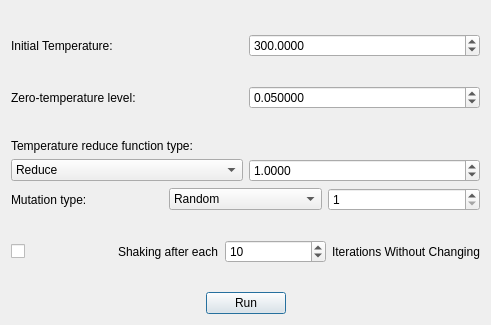
<?xml version="1.0" encoding="UTF-8"?>
<ui version="4.0">
 <class>SADialog</class>
 <widget class="QDialog" name="SADialog">
  <property name="geometry">
   <rect>
    <x>0</x>
    <y>0</y>
    <width>491</width>
    <height>325</height>
   </rect>
  </property>
  <property name="windowTitle">
   <string>Simulated Annealing Algorithm</string>
  </property>
  <layout class="QGridLayout" name="gridLayout">
   <item row="0" column="0">
    <layout class="QVBoxLayout" name="verticalLayout_12">
     <item>
      <layout class="QHBoxLayout" name="horizontalLayout">
       <item>
        <layout class="QVBoxLayout" name="verticalLayout_11">
         <item>
          <spacer name="verticalSpacer_2">
           <property name="orientation">
            <enum>Qt::Vertical</enum>
           </property>
           <property name="sizeHint" stdset="0">
            <size>
             <width>20</width>
             <height>40</height>
            </size>
           </property>
          </spacer>
         </item>
         <item>
          <layout class="QVBoxLayout" name="verticalLayout">
           <item>
            <layout class="QHBoxLayout" name="horizontalLayout_6">
             <item>
              <widget class="QLabel" name="init">
               <property name="text">
                <string>Initial Temperature:</string>
               </property>
              </widget>
             </item>
             <item>
              <widget class="QDoubleSpinBox" name="temperature">
               <property name="decimals">
                <number>4</number>
               </property>
               <property name="minimum">
                <double>1.000000000000000</double>
               </property>
               <property name="maximum">
                <double>1000000001.000000000000000</double>
               </property>
               <property name="singleStep">
                <double>0.000100000000000</double>
               </property>
               <property name="value">
                <double>300.000000000000000</double>
               </property>
              </widget>
             </item>
            </layout>
           </item>
           <item>
            <spacer name="verticalSpacer_4">
             <property name="orientation">
              <enum>Qt::Vertical</enum>
             </property>
             <property name="sizeHint" stdset="0">
              <size>
               <width>20</width>
               <height>40</height>
              </size>
             </property>
            </spacer>
           </item>
           <item>
            <layout class="QHBoxLayout" name="horizontalLayout_2">
             <item>
              <widget class="QLabel" name="label">
               <property name="text">
                <string>Zero-temperature level:</string>
               </property>
              </widget>
             </item>
             <item>
              <widget class="QDoubleSpinBox" name="Zero">
               <property name="decimals">
                <number>6</number>
               </property>
               <property name="minimum">
                <double>0.000001000000000</double>
               </property>
               <property name="maximum">
                <double>1000000000.000000000000000</double>
               </property>
               <property name="singleStep">
                <double>0.000001000000000</double>
               </property>
               <property name="value">
                <double>0.050000000000000</double>
               </property>
              </widget>
             </item>
            </layout>
           </item>
          </layout>
         </item>
         <item>
          <spacer name="verticalSpacer_5">
           <property name="orientation">
            <enum>Qt::Vertical</enum>
           </property>
           <property name="sizeHint" stdset="0">
            <size>
             <width>20</width>
             <height>40</height>
            </size>
           </property>
          </spacer>
         </item>
         <item>
          <layout class="QVBoxLayout" name="verticalLayout_2">
           <item>
            <widget class="QLabel" name="label_3">
             <property name="text">
              <string>Temperature reduce function type:</string>
             </property>
            </widget>
           </item>
           <item>
            <layout class="QHBoxLayout" name="horizontalLayout_8">
             <item>
              <widget class="QComboBox" name="tempRed">
               <item>
                <property name="text">
                 <string>Reduce</string>
                </property>
               </item>
               <item>
                <property name="text">
                 <string>Power Reduce</string>
                </property>
               </item>
               <item>
                <property name="text">
                 <string>Extinguishing</string>
                </property>
               </item>
               <item>
                <property name="text">
                 <string>Random Existinguishing</string>
                </property>
               </item>
               <item>
                <property name="text">
                 <string>Bolcman Law</string>
                </property>
               </item>
               <item>
                <property name="text">
                 <string>Cawshi Law</string>
                </property>
               </item>
               <item>
                <property name="text">
                 <string>Ultrafast</string>
                </property>
               </item>
               <item>
                <property name="text">
                 <string>Xin Yao</string>
                </property>
               </item>
              </widget>
             </item>
             <item>
              <widget class="QDoubleSpinBox" name="divide">
               <property name="decimals">
                <number>4</number>
               </property>
               <property name="minimum">
                <double>0.000100000000000</double>
               </property>
               <property name="maximum">
                <double>1000000000.000000000000000</double>
               </property>
               <property name="singleStep">
                <double>0.000100000000000</double>
               </property>
               <property name="value">
                <double>1.000000000000000</double>
               </property>
              </widget>
             </item>
            </layout>
           </item>
          </layout>
         </item>
         <item>
          <layout class="QHBoxLayout" name="horizontalLayout_5">
           <item>
            <widget class="QLabel" name="label_2">
             <property name="text">
              <string>Mutation type:</string>
             </property>
            </widget>
           </item>
           <item>
            <widget class="QComboBox" name="mutType">
             <item>
              <property name="text">
               <string>Random</string>
              </property>
             </item>
             <item>
              <property name="text">
               <string>RandomRandom</string>
              </property>
             </item>
             <item>
              <property name="text">
               <string>Type 2</string>
              </property>
             </item>
             <item>
              <property name="text">
               <string>Combine</string>
              </property>
             </item>
            </widget>
           </item>
           <item>
            <widget class="QSpinBox" name="num">
             <property name="minimum">
              <number>1</number>
             </property>
             <property name="value">
              <number>1</number>
             </property>
            </widget>
           </item>
          </layout>
         </item>
         <item>
          <spacer name="verticalSpacer_3">
           <property name="orientation">
            <enum>Qt::Vertical</enum>
           </property>
           <property name="sizeHint" stdset="0">
            <size>
             <width>20</width>
             <height>40</height>
            </size>
           </property>
          </spacer>
         </item>
         <item>
          <layout class="QHBoxLayout" name="horizontalLayout_3">
           <item>
            <widget class="QCheckBox" name="shaking">
             <property name="enabled">
              <bool>true</bool>
             </property>
             <property name="text">
              <string/>
             </property>
            </widget>
           </item>
           <item>
            <widget class="QLabel" name="label_4">
             <property name="text">
              <string>Shaking after each</string>
             </property>
            </widget>
           </item>
           <item>
            <widget class="QSpinBox" name="shake">
             <property name="minimum">
              <number>2</number>
             </property>
             <property name="maximum">
              <number>500000</number>
             </property>
             <property name="value">
              <number>10</number>
             </property>
            </widget>
           </item>
           <item>
            <widget class="QLabel" name="label_6">
             <property name="text">
              <string>Iterations Without Changing</string>
             </property>
            </widget>
           </item>
          </layout>
         </item>
         <item>
          <spacer name="verticalSpacer">
           <property name="orientation">
            <enum>Qt::Vertical</enum>
           </property>
           <property name="sizeHint" stdset="0">
            <size>
             <width>20</width>
             <height>40</height>
            </size>
           </property>
          </spacer>
         </item>
         <item>
          <layout class="QHBoxLayout" name="horizontalLayout_4">
           <item>
            <spacer name="horizontalSpacer">
             <property name="orientation">
              <enum>Qt::Horizontal</enum>
             </property>
             <property name="sizeHint" stdset="0">
              <size>
               <width>40</width>
               <height>20</height>
              </size>
             </property>
            </spacer>
           </item>
           <item>
            <widget class="QPushButton" name="pushButton">
             <property name="text">
              <string>Run</string>
             </property>
            </widget>
           </item>
           <item>
            <spacer name="horizontalSpacer_2">
             <property name="orientation">
              <enum>Qt::Horizontal</enum>
             </property>
             <property name="sizeHint" stdset="0">
              <size>
               <width>40</width>
               <height>20</height>
              </size>
             </property>
            </spacer>
           </item>
          </layout>
         </item>
        </layout>
       </item>
      </layout>
     </item>
    </layout>
   </item>
  </layout>
 </widget>
 <resources>
  <include location="resources.qrc"/>
 </resources>
 <connections>
  <connection>
   <sender>pushButton</sender>
   <signal>clicked()</signal>
   <receiver>SADialog</receiver>
   <slot>run()</slot>
   <hints>
    <hint type="sourcelabel">
     <x>199</x>
     <y>236</y>
    </hint>
    <hint type="destinationlabel">
     <x>73</x>
     <y>165</y>
    </hint>
   </hints>
  </connection>
  <connection>
   <sender>mutType</sender>
   <signal>currentIndexChanged(int)</signal>
   <receiver>SADialog</receiver>
   <slot>mutateChange()</slot>
   <hints>
    <hint type="sourcelabel">
     <x>311</x>
     <y>163</y>
    </hint>
    <hint type="destinationlabel">
     <x>100</x>
     <y>34</y>
    </hint>
   </hints>
  </connection>
  <connection>
   <sender>tempRed</sender>
   <signal>currentIndexChanged(int)</signal>
   <receiver>SADialog</receiver>
   <slot>tempReduceChange()</slot>
   <hints>
    <hint type="sourcelabel">
     <x>78</x>
     <y>133</y>
    </hint>
    <hint type="destinationlabel">
     <x>133</x>
     <y>202</y>
    </hint>
   </hints>
  </connection>
  <connection>
   <sender>shaking</sender>
   <signal>clicked(bool)</signal>
   <receiver>SADialog</receiver>
   <slot>shakingSwitch()</slot>
   <hints>
    <hint type="sourcelabel">
     <x>25</x>
     <y>194</y>
    </hint>
    <hint type="destinationlabel">
     <x>71</x>
     <y>99</y>
    </hint>
   </hints>
  </connection>
  <connection>
   <sender>temperature</sender>
   <signal>valueChanged(double)</signal>
   <receiver>SADialog</receiver>
   <slot>initTempChange()</slot>
   <hints>
    <hint type="sourcelabel">
     <x>207</x>
     <y>24</y>
    </hint>
    <hint type="destinationlabel">
     <x>144</x>
     <y>8</y>
    </hint>
   </hints>
  </connection>
 </connections>
 <slots>
  <slot>run()</slot>
  <slot>mutateChange()</slot>
  <slot>tempReduceChange()</slot>
  <slot>shakingSwitch()</slot>
  <slot>initTempChange()</slot>
 </slots>
</ui>
